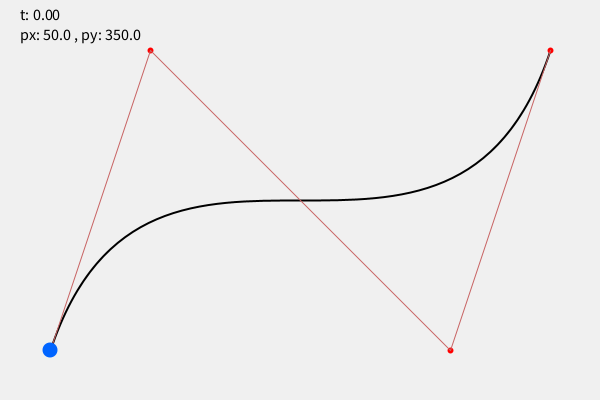
Frame 1 (no input)
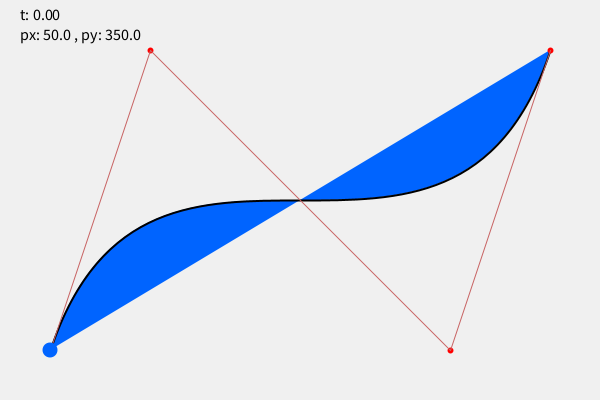
Frame 60 (the mouse pressed at the canvas centre just before this capture)
Frame 120 (the mouse held since frame 60 and released just before this capture): identical to frame 60, image omitted

The Processing sketch that drew these frames (run headless with seeded random() and noise(); from frame 60 on, the mouse is pressed at the canvas centre):

// Processing sketch: bezier_explained
// ── bezier_explained.pde
float x1, y1, cx2, cy2, cx3, cy3, x4, y4; // Bezier control points
float t = 0; // Adjustable t
float tStep = 0.01; // How much t changes per key press

void setup() {
  size(600, 400);
  noFill();
  
  // Define Bezier points
  x1 = 50;     y1 = height - 50;   // Start point
  cx2 = 150;   cy2 = 50;           // Control point 1
  cx3 = 450;   cy3 = 350;          // Control point 2
  x4 = width - 50; y4 = 50;        // End point
}

void draw() {
  background(240);
  
  // Draw Bezier curve
  stroke(0);
  strokeWeight(2);
  bezier(x1, y1, cx2, cy2, cx3, cy3, x4, y4);
  
  // Draw control points
  stroke(255, 0, 0);
  strokeWeight(6);
  point(x1, y1);  
  point(cx2, cy2);
  point(cx3, cy3);
  point(x4, y4);

  // Draw control lines
  stroke(200, 100, 100);
  strokeWeight(1);
  line(x1, y1, cx2, cy2);
  line(cx2, cy2, cx3, cy3);
  line(cx3, cy3, x4, y4);

  // Calculate ball position on the curve
  float px = bezierPoint(x1, cx2, cx3, x4, t);
  float py = bezierPoint(y1, cy2, cy3, y4, t);
  
  // Display t value and ball coordinates on screen
  fill(0);
  textSize(16);
  text("t: " + nf(t, 0, 2), 20, 20);
  text("px: " + nf(px, 0, 1) + " , py: " + nf(py, 0, 1), 20, 40);
  
  // Draw moving ball
  fill(0, 100, 255);
  noStroke();
  ellipse(px, py, 15, 15);
}

// Keyboard controls to change t
void keyPressed() {
  if (keyCode == RIGHT) {
    t += tStep; // Increase t (move forward)
    if (t > 1) t = 1; // Clamp to max
  } else if (keyCode == LEFT) {
    t -= tStep; // Decrease t (move backward)
    if (t < 0) t = 0; // Clamp to min
  }
}
